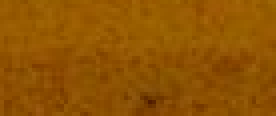
#> input picture Image_4200_monolayer_unverified.png, 69 x 29 px (shown 4 times larger)
$ python TestImage.py
#> lines starting #> are read from the running program, lines starting #| are printed output that depends on the picture; after the words box and inside, x2 and y2 are one past the last pixel; in counts of white or black regions, pixels touching at a corner belong together; long printed decimals are rounded
### ContrastDiff.py
# -*- coding: utf-8 -*-
import numpy as np
import csv
import matplotlib.pyplot as plt
import scipy.signal as signal
import matplotlib.patches as mpatches
from savitzky_golay import savitzky_golay
from skimage.color import rgb2gray

#PATH = '/home/gal/code/Spyder/MonolayerID/Img/'
#
#FILE_NAME = '#1_num1.xls'
#
#file_path = PATH + FILE_NAME
#
#file = open(file_path, 'rb')
#data = csv.reader(file, delimiter='\t')
#
#table = np.array([row for row in data])
#
#x_cord = table[:,0]
#pix_vals = table[:,1]
#
## Read cross image
##im = rgb2gray(plt.imread('/home/gal/code/Spyder/MonolayerID/Img/cross_#1_1.png'))
#
#from Tkinter import Tk
#from tkFileDialog import askopenfilename
#
#Tk().withdraw() # we don't want a full GUI, so keep the root window from appearing
#filename = askopenfilename() # show an "Open" dialog box and return the path to the selected file
#print(filename)
#
## '/home/gal/code/Spyder/MonolayerID/Img/Ayelet/Image_4200_monolayer_unverified.png'
#im = rgb2gray(plt.imread(filename))


def find_drop(filtered_butter, debug=False):
    ''' Given a signal, find the drop size. '''

    x_cord = np.arange(filtered_butter.size)
    # Filter using Butterworth


    #if debug:
        #plt.title('Filtered Signal')
        #plt.plot(x_cord,filtered_butter)
    # Approximate the filtered signal using a polynomial
    c = np.poly1d(np.polyfit(x_cord, filtered_butter,10))


    crit = c.deriv().r
    r_crit = crit[crit.imag==0].real

    # Curviture
    test = c.deriv(2)(r_crit)

    # compute local minima

    # Add the bounds as potential critical points
    x_min = np.array((c(0)))
    x_min = np.append(x_min,c(filtered_butter.size))

    x_max = np.array((c(0)))
    x_max = np.append(x_max,c(filtered_butter.size))

    # excluding range boundaries
    x_min = r_crit[test>0]
    y_min = c(x_min)

    x_max = r_crit[test<0]
    y_max = c(x_max)


    # Positive values only
    x_min = x_min[x_min>=0]
    y_min = y_min[y_min>=0]

    x_max = x_max[x_max>=0]
    y_max = y_max[y_max>=0]

    # Only before signal ends
    x_min = x_min[x_min<=filtered_butter.size]
    y_min = y_min[y_min<=filtered_butter.size]

    x_max = x_max[x_max<=filtered_butter.size]
    y_max = y_max[y_max<=filtered_butter.size]


    # Find the biggest and smallest peak

    # Add the bounderies
    y_min = np.append(y_min,c(0))
    y_min = np.append(y_min,c(filtered_butter.size))

    y_max = np.append(y_max,c(0))
    y_min = np.append(y_max,c(filtered_butter.size))


    global_max = y_max.max()
    global_min = y_min.min()

    filtered_signal = c(x_cord)
    global_max = filtered_signal.max()
    global_min = filtered_signal.min()

    # Find abs
    drop = global_max-global_min
    # Debug plots
    if debug is True:
        plt.figure()

        plt.plot(x_cord,filtered_butter)
        plt.plot(x_cord,filtered_butter, 'r-', linewidth=2)
        plt.plot(x_cord,c(x_cord), 'g-', linewidth=2)

        plt.plot(x_cord,np.ones(x_cord.shape[0])*global_max)
        plt.plot(x_cord,np.ones(x_cord.shape[0])*global_min)

        plt.title('Pixel intensities along the X axis')
        plt.xlabel('X Values [Pixels]')
        plt.ylabel('Pixel Intensities')


        #plt.plot( x_min, y_min, 'o' )
        #plt.plot( x_max, y_max, 'o' )

        red_patch = mpatches.Patch(color='red', label='Butterworth Filter')
        green_patch = mpatches.Patch(color='green', label='Polynomial Fit')

        plt.legend(handles=[green_patch, red_patch])

    return drop

# [9 lines left out: function find_line_drops, not called in this run]

def signal_contrast(pixel_signal):
    N = 2 # Order
    Wn = 0.05 # Cutoff Frequency
    B, A = signal.butter(N, Wn, output='ba')
    filtered_butter = signal.filtfilt(B,A,pixel_signal)\

    contrast = find_drop(pixel_signal, debug=False)
    return (contrast, filtered_butter)

def image_contrast_values(image):
    values = np.array([],dtype='float32')
    for row in image:
        row_val = signal_contrast(row)[0]
        values = np.append(values,row_val)


    return values

def image_mean_contrast(image):
    return image_contrast_values(image).mean()

###### Master Switch ###################
debug = False
 # [31 lines of commented-out code are left out]

### TestImage.py
import ContrastDiff as contrastFinder
from Tkinter import Tk
from tkFileDialog import askopenfilename
from skimage.color import rgb2gray
import matplotlib.pyplot as plt
import matplotlib.patches as mpatches
import numpy as np

SAMPLE_ROW = 3

Tk().withdraw() # we don't want a full GUI, so keep the root window from appearing
filename = askopenfilename() # show an "Open" dialog box and return the path to the selected file
#> the answer given: Image_4200_monolayer_unverified.png
print(filename)

# '/home/gal/code/Spyder/MonolayerID/Img/Ayelet/Image_4200_monolayer_unverified.png'
im = rgb2gray(plt.imread(filename))
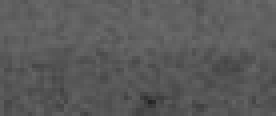
#> im: shape (29, 69) float32 (shown 4 times larger); min 0.143, max 0.425, mean 0.356

# Generate a graph for a sample row
sample_row = im[:,SAMPLE_ROW]
#> sample_row = 29 values, max 0.402 at index 6, min 0.307 at index 24, mean 0.362
(contrast, filtered) = contrastFinder.signal_contrast(sample_row)
#> in signal_contrast, `filtered_butter = signal.filtfilt(B,A,pixel_signal)\`: filtered_butter = 29 values, max 0.371 at index 7, min 0.353 at index 26, mean 0.363
#> in find_drop, `r_crit = crit[crit.imag==0].real`: r_crit = [27.49, 24.83, 20.21, 18.65, 6.63, 2.4, 0.507]
#> in find_drop, `test = c.deriv(2)(r_crit)`: test = [-0.085, 0.0185, -0.00265, 0.00218, -0.00508, 0.0144, -0.0438]
#> in find_drop, `x_min = np.array((c(0)))`: x_min = 0.366
#> in find_drop, `x_min = np.append(x_min,c(filtered_butter.size))`: x_min = [0.366, 0.142]
#> in find_drop, `x_max = np.array((c(0)))`: x_max = 0.366
#> in find_drop, `x_max = np.append(x_max,c(filtered_butter.size))`: x_max = [0.366, 0.142]
#> in find_drop, `x_min = r_crit[test>0]`: x_min = [24.83, 18.65, 2.4]
#> in find_drop, `y_min = c(x_min)`: y_min = [0.314, 0.351, 0.358]
#> in find_drop, `x_max = r_crit[test<0]`: x_max = [27.49, 20.21, 6.63, 0.507]
#> in find_drop, `y_max = c(x_max)`: y_max = [0.366, 0.352, 0.391, 0.374]
#> in find_drop, `y_min = np.append(y_min,c(0))`: y_min = [0.314, 0.351, 0.358, 0.366]
#> in find_drop, `y_min = np.append(y_min,c(filtered_butter.size))`: y_min = [0.314, 0.351, 0.358, 0.366, 0.142]
#> in find_drop, `y_max = np.append(y_max,c(0))`: y_max = [0.366, 0.352, 0.391, 0.374, 0.366]
#> in find_drop, `y_min = np.append(y_max,c(filtered_butter.size))`: y_min = [0.366, 0.352, 0.391, 0.374, 0.366, 0.142]
#> in find_drop, `global_max = y_max.max()`: global_max = 0.391
#> in find_drop, `global_min = y_min.min()`: global_min = 0.142
#> in find_drop, `filtered_signal = c(x_cord)`: filtered_signal = 29 values, max 0.391 at index 7, min 0.315 at index 25, mean 0.362
#> in find_drop, `global_min = filtered_signal.min()`: global_min = 0.315
#> in find_drop, `drop = global_max-global_min`: drop = 0.0762
#> contrast = 0.0762; filtered has the same summary as filtered_butter in signal_contrast

plt.title('Grayscale Image')
sim = im.copy()
sim[:,SAMPLE_ROW] = im.min()
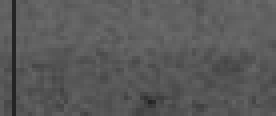
#> sim: shape (29, 69) float32 (shown 4 times larger); 1.45% of pixels changed, all inside (x1, y1, x2, y2) = (3, 0, 4, 29)
plt.imshow(sim, cmap='Greys_r')

# Pixel Plot
plt.figure()
plt.title('Pixel Intensities Along the X Axis')
plt.xlabel('X Values [Pixels]')
plt.ylabel('Pixel Intensities')

x_cord =  np.arange(sample_row.size)
#> x_cord = 29 values from 0 to 28
plt.plot(x_cord,sample_row, 'b-', linewidth=2)
plt.plot(x_cord,filtered, 'g-', linewidth=2)

global_max = filtered.max()
#> global_max = 0.371
global_min = filtered.min()
#> global_min = 0.353

plt.plot(x_cord,np.ones(x_cord.shape[0])*global_max)
plt.plot(x_cord,np.ones(x_cord.shape[0])*global_min)

red_patch = mpatches.Patch(color='blue', label='Row Values')
green_patch = mpatches.Patch(color='green', label='Filtered Signal')

plt.legend(handles=[green_patch, red_patch])

# Find the results for all rows and make a graph of that

plt.figure()
plt.title('Contrast Differences Along Image Rows')
plt.xlabel('Row Number')
plt.ylabel('Contrast Difference')

row_values = contrastFinder.image_contrast_values(im)
#> the loop in image_contrast_values, `for row in image:` made 29 passes
#> contrast in signal_contrast on passes 10 to 12: 0.036, 0.0671, 0.0721
#> contrast in signal_contrast on passes 1 to 3: 0.059, 0.0467, 0.037
plt.plot(np.arange(row_values.size),row_values)

# Find the mean drop
print("TOTAL MEAN DROP: {}".format(row_values.mean()))
#| TOTAL MEAN DROP: 0.05013
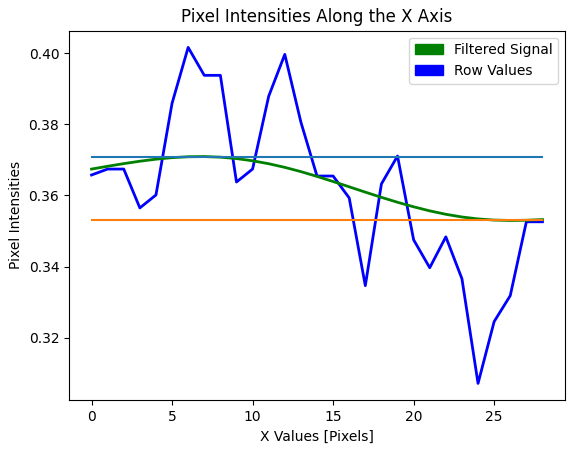
#> figure drawn by matplotlib, 1 panel; curve peaks at x = 6, y = 0.402; curve peaks at x = 7, y = 0.371
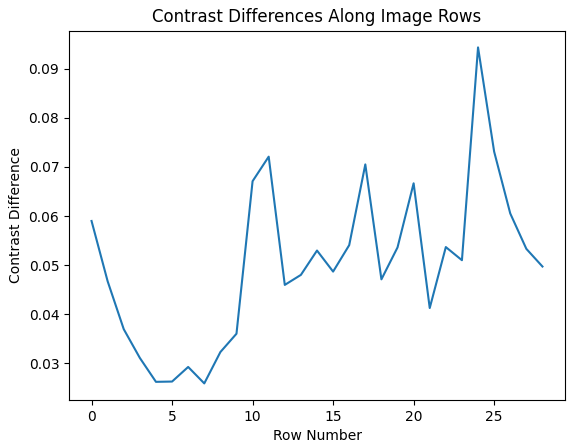
#> figure drawn by matplotlib, 1 panel; curve peaks at x = 24, y = 0.0944
